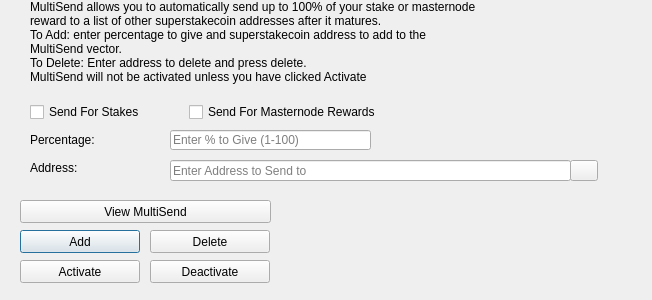
<?xml version="1.0" encoding="UTF-8"?>
<ui version="4.0">
 <class>MultiSendDialog</class>
 <widget class="QDialog" name="MultiSendDialog">
  <property name="windowModality">
   <enum>Qt::NonModal</enum>
  </property>
  <property name="geometry">
   <rect>
    <x>0</x>
    <y>0</y>
    <width>652</width>
    <height>300</height>
   </rect>
  </property>
  <property name="windowTitle">
   <string>MultiSend</string>
  </property>
  <widget class="QLineEdit" name="multiSendPercentEdit">
   <property name="geometry">
    <rect>
     <x>170</x>
     <y>130</y>
     <width>201</width>
     <height>20</height>
    </rect>
   </property>
   <property name="toolTip">
    <string>Enter whole numbers 1 - 100</string>
   </property>
   <property name="placeholderText">
    <string>Enter % to Give (1-100)</string>
   </property>
  </widget>
  <widget class="QLineEdit" name="multiSendAddressEdit">
   <property name="geometry">
    <rect>
     <x>170</x>
     <y>160</y>
     <width>401</width>
     <height>21</height>
    </rect>
   </property>
   <property name="toolTip">
    <string/>
   </property>
   <property name="placeholderText">
    <string>Enter Address to Send to</string>
   </property>
  </widget>
  <widget class="QLabel" name="label_2">
   <property name="geometry">
    <rect>
     <x>30</x>
     <y>0</y>
     <width>451</width>
     <height>121</height>
    </rect>
   </property>
   <property name="lineWidth">
    <number>1</number>
   </property>
   <property name="text">
    <string>MultiSend allows you to automatically send up to 100% of your stake or masternode reward to a list of other superstakecoin addresses after it matures.
To Add: enter percentage to give and superstakecoin address to add to the MultiSend vector.
To Delete: Enter address to delete and press delete.
MultiSend will not be activated unless you have clicked Activate</string>
   </property>
   <property name="alignment">
    <set>Qt::AlignLeading|Qt::AlignLeft|Qt::AlignTop</set>
   </property>
   <property name="wordWrap">
    <bool>true</bool>
   </property>
  </widget>
  <widget class="QLabel" name="message">
   <property name="geometry">
    <rect>
     <x>290</x>
     <y>200</y>
     <width>351</width>
     <height>91</height>
    </rect>
   </property>
   <property name="text">
    <string/>
   </property>
  </widget>
  <widget class="QPushButton" name="addButton">
   <property name="geometry">
    <rect>
     <x>20</x>
     <y>230</y>
     <width>120</width>
     <height>23</height>
    </rect>
   </property>
   <property name="toolTip">
    <string/>
   </property>
   <property name="statusTip">
    <string>Add to MultiSend Vector</string>
   </property>
   <property name="text">
    <string>Add</string>
   </property>
  </widget>
  <widget class="QPushButton" name="disableButton">
   <property name="geometry">
    <rect>
     <x>150</x>
     <y>260</y>
     <width>120</width>
     <height>23</height>
    </rect>
   </property>
   <property name="statusTip">
    <string>Deactivate MultiSend</string>
   </property>
   <property name="text">
    <string>Deactivate</string>
   </property>
  </widget>
  <widget class="QPushButton" name="addressBookButton">
   <property name="geometry">
    <rect>
     <x>570</x>
     <y>160</y>
     <width>28</width>
     <height>21</height>
    </rect>
   </property>
   <property name="toolTip">
    <string>Choose an address from the address book</string>
   </property>
   <property name="text">
    <string/>
   </property>
   <property name="icon">
    <iconset resource="../sstcoin.qrc">
     <normaloff>:/icons/address-book</normaloff>:/icons/address-book</iconset>
   </property>
   <property name="shortcut">
    <string>Alt+A</string>
   </property>
   <property name="autoDefault">
    <bool>false</bool>
   </property>
  </widget>
  <widget class="QLabel" name="label">
   <property name="geometry">
    <rect>
     <x>30</x>
     <y>130</y>
     <width>121</width>
     <height>20</height>
    </rect>
   </property>
   <property name="toolTip">
    <string>Percentage of stake to send</string>
   </property>
   <property name="text">
    <string>Percentage:</string>
   </property>
  </widget>
  <widget class="QLabel" name="label_5">
   <property name="geometry">
    <rect>
     <x>30</x>
     <y>160</y>
     <width>111</width>
     <height>16</height>
    </rect>
   </property>
   <property name="toolTip">
    <string>Address to send portion of stake to</string>
   </property>
   <property name="text">
    <string>Address:</string>
   </property>
  </widget>
  <widget class="QPushButton" name="deleteButton">
   <property name="geometry">
    <rect>
     <x>150</x>
     <y>230</y>
     <width>120</width>
     <height>23</height>
    </rect>
   </property>
   <property name="toolTip">
    <string/>
   </property>
   <property name="statusTip">
    <string>Delete Address From MultiSend Vector</string>
   </property>
   <property name="text">
    <string>Delete</string>
   </property>
  </widget>
  <widget class="QPushButton" name="activateButton">
   <property name="geometry">
    <rect>
     <x>20</x>
     <y>260</y>
     <width>120</width>
     <height>23</height>
    </rect>
   </property>
   <property name="statusTip">
    <string>Activate MultiSend</string>
   </property>
   <property name="text">
    <string>Activate</string>
   </property>
  </widget>
  <widget class="QPushButton" name="viewButton">
   <property name="geometry">
    <rect>
     <x>20</x>
     <y>200</y>
     <width>251</width>
     <height>23</height>
    </rect>
   </property>
   <property name="toolTip">
    <string/>
   </property>
   <property name="statusTip">
    <string>View MultiSend Vector</string>
   </property>
   <property name="text">
    <string>View MultiSend</string>
   </property>
  </widget>
  <widget class="QWidget" name="horizontalLayoutWidget">
   <property name="geometry">
    <rect>
     <x>30</x>
     <y>100</y>
     <width>351</width>
     <height>24</height>
    </rect>
   </property>
   <layout class="QHBoxLayout" name="horizontalLayout">
    <item>
     <widget class="QCheckBox" name="multiSendStakeCheckBox">
      <property name="text">
       <string>Send For Stakes</string>
      </property>
     </widget>
    </item>
    <item>
     <widget class="QCheckBox" name="multiSendMasternodeCheckBox">
      <property name="text">
       <string>Send For Masternode Rewards</string>
      </property>
     </widget>
    </item>
   </layout>
  </widget>
 </widget>
 <resources>
  <include location="../sstcoin.qrc"/>
 </resources>
 <connections/>
</ui>
